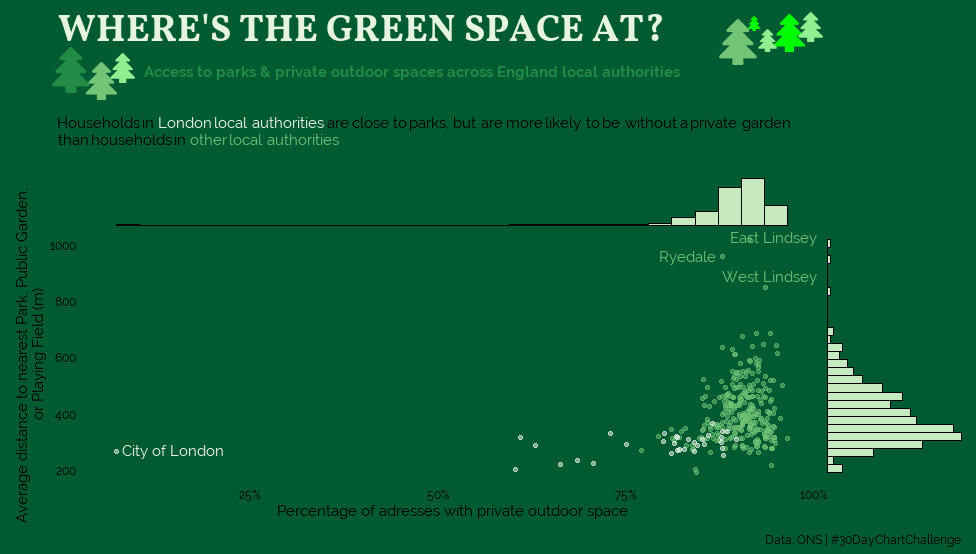

Reproduce this figure in R.
library(emojifont)
library(showtext)
library(readxl)
library(ggtext)
library(dplyr)
library(ggplot2)
library(ggridges)
library(ggExtra)
library(ggrepel)
library(patchwork)

font_add_google("Vollkorn", "Volkorn")
font_add_google("Raleway", "Raleway")

private_space <- read_excel("Distributions/Day 7 - Physical/osprivateoutdoorspacereferencetables.xlsx", sheet = "LAD gardens")

public_space <- read_excel("Distributions/Day 7 - Physical/ospublicgreenspacereferencetables.xlsx", sheet = "LAD Parks and Playing Fields")


cols <- private_space[1,20:24]
colnames(cols) <- cols[1,]
cols <- private_space[1, 5] %>%
  cbind(cols)


private_space_total <- 
  private_space[2:NROW(private_space), c(5, 20:24)]

colnames(private_space_total) <- colnames(cols)


public_private_space <-
  public_space %>%
  left_join(
    private_space_total,
    by = "LAD code"
  ) %>%
  filter(!`Region name` %in% c("Scotland", "Wales"),
         is.na(`Region name`) == FALSE) %>%
  mutate(`Percentage of adresses with private outdoor space` = as.numeric(`Percentage of adresses with private outdoor space`))
  

public_private_space %>%
  ggplot() +
  geom_density_ridges(
    aes(x=`Percentage of adresses with private outdoor space`,
        y = `Region name`,
        group = `Region name`))

public_private_space %>%
  ggplot() +
  geom_density_ridges(
    aes(x=`Average distance to nearest Park, Public Garden, or Playing Field (m)`,
        y = `Region name`,
        group = `Region name`))


public_private_space %>%
  ggplot() +
  geom_point(aes(x=`Percentage of adresses with private outdoor space`, y=`Average distance to nearest Park, Public Garden, or Playing Field (m)`)) +
  facet_wrap(~`Region name`)

p <- public_private_space %>%
  ggplot(aes(x=`Percentage of adresses with private outdoor space`,
             y=`Average distance to nearest Park, Public Garden, or Playing Field (m)`,
             color=ifelse(`Region name` == "London", "#F7FCF5", "#74C476"),
             label=`LAD name`)) +
  geom_point(alpha = 0.5) +
  # geom_text(data = annotations, aes(x=x, y=y, label=label), nudge_x=0.1, nudge_y=100) +
  geom_text_repel(
    data = subset(public_private_space, `Percentage of adresses with private outdoor space`<0.5),
    family = "Raleway"
  )  +
  # geom_text(data = annotations, aes(x=x, y=y, label=label), nudge_x=0.1, nudge_y=100) +
  geom_text_repel(
    data = subset(public_private_space, `Average distance to nearest Park, Public Garden, or Playing Field (m)`>800),
    family = "Raleway"
  ) + 
  # labs(title = "Households in <span style='color:#F7FCF5;'>London local authorities</span> are more likely to be without a private garden than households in <span style='color:#74C476;'>other local authorities</span>") +
  theme_minimal() +
  theme(
    legend.position = 'none',
    plot.background = element_rect(fill="#005A32",
                                   colour = "#005A32"),
    axis.text = element_text(family = "Raleway",
                             color = "black"),
    panel.grid.major = element_blank(),
    panel.grid.minor = element_blank(),
    text = element_text(family = "Raleway")
  ) +
  scale_color_identity() +
  scale_x_continuous(labels = scales::percent_format()) +
  ylab("Average distance to nearest Park, Public Garden,\n or Playing Field (m)")


p_gg <- ggMarginal(p, type = "histogram", fill = "#C7E9C0")

text <- ggplot() +
  geom_fontawesome("fa-tree", x=1.7, y=2, vjust=1, color='green', size = 10) +
  geom_fontawesome("fa-tree", x=1.75, y=2, vjust=0.9, color='lightgreen', size = 8) +
  geom_fontawesome("fa-tree", x=1.65, y=1.95, vjust=1.1, color='lightgreen', size = 6) +
  geom_fontawesome("fa-tree", x=1.62, y=2, vjust=1.1, color='green', size = 4) +
  geom_fontawesome("fa-tree", x=1.58, y=2, vjust=1.1, color='#74C476', size = 12) +
  geom_text(aes(label = "WHERE'S THE GREEN SPACE AT?", x=0, y=2, hjust=0, vjust=1), color = "#E5F5E0", size = 10, family = "Volkorn", fontface = "bold") +
  geom_fontawesome("fa-tree", x=0.03, y=1.8, color='#238B45', size = 12) +
  geom_fontawesome("fa-tree", x=0.1, y=1.75, color='#74C476', size = 10) +
  geom_fontawesome("fa-tree", x=0.15, y=1.8, color='lightgreen', size = 8) +
  geom_text(aes(label = "Access to parks & private outdoor spaces across England local authorities",
                x=0.2, y=1.8, hjust=0, vjust=1), family = "Raleway", color="#238B45", fontface="bold") +
  geom_richtext(aes(
    label = "Households in <span style='color:#F7FCF5;'>London local authorities</span> are close to parks, but are more likely to be without a private garden<br> than households in <span style='color:#74C476;'>other local authorities</span>",
    x=0, y=1.6, hjust=0, vjust=1), fontface = "plain", family = "Raleway",
    # remove label background and outline
    fill = NA, label.color = NA,
    # remove label padding, since we have removed the label outline
    label.padding = grid::unit(rep(0, 4), "pt")) +
  xlim(c(0,2)) +
  ylim(c(1.4,2)) +
  theme_void() +
  theme(plot.background = element_rect(fill = "#005A32",
                                       color = "#005A32"))

final_p <- text/p_gg + 
  plot_annotation(
    caption = "Data: ONS | #30DayChartChallenge"
  ) +
  plot_layout(heights = c(2,4)) &
  theme(plot.background = element_rect(fill = "#005A32",
                                       color = "#005A32"),
        text = element_text(family = "Raleway"))
